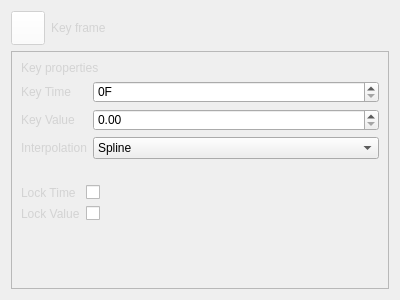
<?xml version="1.0" encoding="UTF-8"?>
<ui version="4.0">
 <class>Keyframes</class>
 <widget class="QWidget" name="Keyframes">
  <property name="geometry">
   <rect>
    <x>0</x>
    <y>0</y>
    <width>400</width>
    <height>300</height>
   </rect>
  </property>
  <property name="windowTitle">
   <string>Form</string>
  </property>
  <property name="styleSheet">
   <string notr="true">.QLabel, .Label, .label {
	color: lightgray;
}
</string>
  </property>
  <layout class="QVBoxLayout" name="verticalLayout_3">
   <item>
    <layout class="QHBoxLayout" name="horizontalLayout">
     <item>
      <widget class="MediaControl" name="pushButton">
       <property name="enabled">
        <bool>false</bool>
       </property>
       <property name="sizePolicy">
        <sizepolicy hsizetype="Fixed" vsizetype="Fixed">
         <horstretch>0</horstretch>
         <verstretch>0</verstretch>
        </sizepolicy>
       </property>
       <property name="minimumSize">
        <size>
         <width>34</width>
         <height>34</height>
        </size>
       </property>
       <property name="maximumSize">
        <size>
         <width>34</width>
         <height>34</height>
        </size>
       </property>
       <property name="focusPolicy">
        <enum>Qt::NoFocus</enum>
       </property>
       <property name="styleSheet">
        <string notr="true">background: white;</string>
       </property>
       <property name="icon">
        <iconset resource="icons.qrc">
         <normaloff>:/dialogs/keyframe</normaloff>:/dialogs/keyframe</iconset>
       </property>
      </widget>
     </item>
     <item>
      <widget class="QLabel" name="label_14">
       <property name="sizePolicy">
        <sizepolicy hsizetype="Ignored" vsizetype="Preferred">
         <horstretch>0</horstretch>
         <verstretch>0</verstretch>
        </sizepolicy>
       </property>
       <property name="text">
        <string>Key frame</string>
       </property>
      </widget>
     </item>
    </layout>
   </item>
   <item>
    <widget class="QScrollArea" name="scrollArea">
     <property name="focusPolicy">
      <enum>Qt::NoFocus</enum>
     </property>
     <property name="widgetResizable">
      <bool>true</bool>
     </property>
     <widget class="QWidget" name="scrollAreaWidgetContents">
      <property name="geometry">
       <rect>
        <x>0</x>
        <y>0</y>
        <width>380</width>
        <height>238</height>
       </rect>
      </property>
      <layout class="QVBoxLayout" name="verticalLayout">
       <item>
        <widget class="QLabel" name="label_5">
         <property name="text">
          <string>Key properties</string>
         </property>
         <property name="class" stdset="0">
          <string>section</string>
         </property>
        </widget>
       </item>
       <item>
        <layout class="QFormLayout" name="formLayout_2">
         <item row="0" column="0">
          <widget class="Label" name="label">
           <property name="text">
            <string>Key Time</string>
           </property>
          </widget>
         </item>
         <item row="1" column="0">
          <widget class="Label" name="label_2">
           <property name="text">
            <string>Key Value</string>
           </property>
          </widget>
         </item>
         <item row="2" column="0">
          <widget class="Label" name="label_3">
           <property name="text">
            <string>Interpolation</string>
           </property>
          </widget>
         </item>
         <item row="0" column="1">
          <widget class="SpinBox" name="spinBox">
           <property name="suffix">
            <string>F</string>
           </property>
           <property name="maximum">
            <number>300000</number>
           </property>
          </widget>
         </item>
         <item row="1" column="1">
          <widget class="DoubleSpinBox" name="doubleSpinBox"/>
         </item>
         <item row="2" column="1">
          <widget class="ComboBox" name="comboBox">
           <item>
            <property name="text">
             <string>Spline</string>
            </property>
           </item>
           <item>
            <property name="text">
             <string>Linear</string>
            </property>
           </item>
           <item>
            <property name="text">
             <string>Step</string>
            </property>
           </item>
          </widget>
         </item>
        </layout>
       </item>
       <item>
        <spacer name="verticalSpacer_2">
         <property name="orientation">
          <enum>Qt::Vertical</enum>
         </property>
         <property name="sizeType">
          <enum>QSizePolicy::Fixed</enum>
         </property>
         <property name="sizeHint" stdset="0">
          <size>
           <width>20</width>
           <height>20</height>
          </size>
         </property>
        </spacer>
       </item>
       <item>
        <layout class="QFormLayout" name="formLayout">
         <item row="0" column="0">
          <widget class="Label" name="label_4">
           <property name="text">
            <string>Lock Time</string>
           </property>
          </widget>
         </item>
         <item row="1" column="0">
          <widget class="Label" name="label_6">
           <property name="text">
            <string>Lock Value</string>
           </property>
          </widget>
         </item>
         <item row="0" column="1">
          <widget class="QCheckBox" name="checkBox"/>
         </item>
         <item row="1" column="1">
          <widget class="QCheckBox" name="checkBox_2"/>
         </item>
        </layout>
       </item>
       <item>
        <spacer name="verticalSpacer">
         <property name="orientation">
          <enum>Qt::Vertical</enum>
         </property>
         <property name="sizeHint" stdset="0">
          <size>
           <width>20</width>
           <height>40</height>
          </size>
         </property>
        </spacer>
       </item>
      </layout>
     </widget>
    </widget>
   </item>
  </layout>
 </widget>
 <customwidgets>
  <customwidget>
   <class>MediaControl</class>
   <extends>QPushButton</extends>
   <header>mediacontrol.h</header>
  </customwidget>
  <customwidget>
   <class>DoubleSpinBox</class>
   <extends>QDoubleSpinBox</extends>
   <header>doublespinbox.h</header>
  </customwidget>
  <customwidget>
   <class>ComboBox</class>
   <extends>QComboBox</extends>
   <header>combobox.h</header>
  </customwidget>
  <customwidget>
   <class>Label</class>
   <extends>QLabel</extends>
   <header>label.h</header>
  </customwidget>
  <customwidget>
   <class>SpinBox</class>
   <extends>QSpinBox</extends>
   <header>spinbox.h</header>
  </customwidget>
 </customwidgets>
 <tabstops>
  <tabstop>spinBox</tabstop>
  <tabstop>doubleSpinBox</tabstop>
  <tabstop>comboBox</tabstop>
  <tabstop>checkBox</tabstop>
  <tabstop>checkBox_2</tabstop>
 </tabstops>
 <resources>
  <include location="icons.qrc"/>
 </resources>
 <connections/>
</ui>
